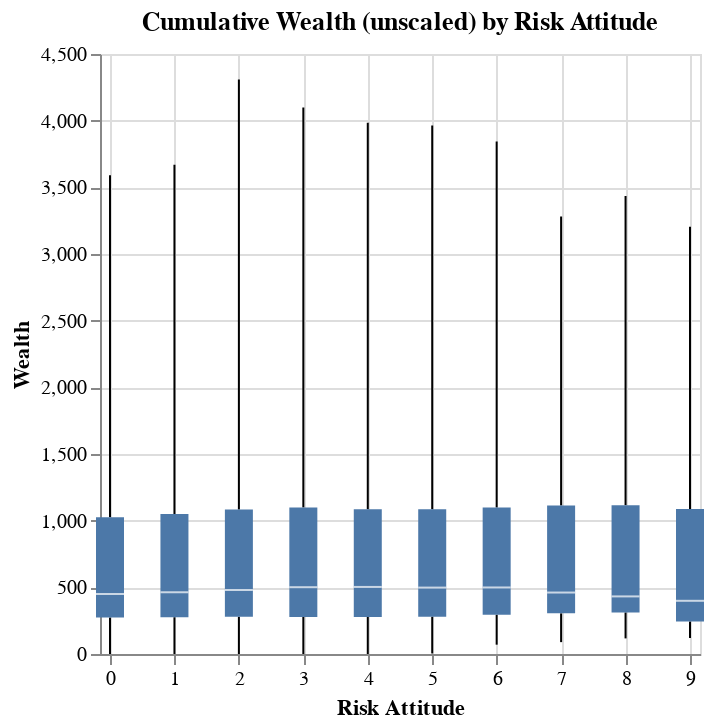

Notebook source saved alongside this figure:
### Markdown cell above
First plot unscaled wealth distribution by risk attitude.

### Code cell
# our data has a lot of rows; enable vegafusion so altair can calculate quartiles for us
alt.data_transformers.enable("vegafusion")

alt.Chart(agents_last_round_df).mark_boxplot(extent="min-max").encode(
   x=alt.X("risk_attitude", title="Risk Attitude").scale(domain=[0, 9]),
    y=alt.X("points", title="Wealth "),
).properties(title="Cumulative Wealth (unscaled) by Risk Attitude")

### Figure 1 — Vega specification as saved in the notebook (floating-point values rounded to 4 significant figures)
{"$schema": "https://vega.github.io/schema/vega/v5.json", "data": [{"name": "source_0"}, {"name": "data_0", "values": [{"lower_box_points": 278.0, "lower_whisker_points": 0, "mid_box_points": 503, "risk_attitude": 4, "upper_box_points": 1085.0, "upper_whisker_points": 3984}, {"lower_box_points": 294.0, "lower_whisker_points": 70, "mid_box_points": 499, "risk_attitude": 6, "upper_box_points": 1099.0, "upper_whisker_points": 3843}, {"lower_box_points": 279.0, "lower_whisker_points": 0, "mid_box_points": 480, "risk_attitude": 2, "upper_box_points": 1084.0, "upper_whisker_points": 4309}, {"lower_box_points": 280.0, "lower_whisker_points": 4, "mid_box_points": 498, "risk_attitude": 5, "upper_box_points": 1086.0, "upper_whisker_points": 3963}, {"lower_box_points": 305.0, "lower_whisker_points": 89, "mid_box_points": 461, "risk_attitude": 7, "upper_box_points": 1113.0, "upper_whisker_points": 3281}, {"lower_box_points": 278.0, "lower_whisker_points": 0, "mid_box_points": 501, "risk_attitude": 3, "upper_box_points": 1098.0, "upper_whisker_points": 4098}, {"lower_box_points": 312.0, "lower_whisker_points": 117, "mid_box_points": 432, "risk_attitude": 8, "upper_box_points": 1115.0, "upper_whisker_points": 3435}, {"lower_box_points": 276.0, "lower_whisker_points": 0, "mid_box_points": 463, "risk_attitude": 1, "upper_box_points": 1050.0, "upper_whisker_points": 3669}, {"lower_box_points": 243.0, "lower_whisker_points": 120, "mid_box_points": 399, "risk_attitude": 9, "upper_box_points": 1087.0, "upper_whisker_points": 3205}, {"lower_box_points": 274.0, "lower_whisker_points": 0, "mid_box_points": 450, "risk_attitude": 0, "upper_box_points": 1026.0, "upper_whisker_points": 3590}]}, {"name": "data_1", "values": [{"lower_box_points": 278.0, "lower_whisker_points": 0, "mid_box_points": 503, "risk_attitude": 4, "upper_box_points": 1085.0, "upper_whisker_points": 3984}, {"lower_box_points": 294.0, "lower_whisker_points": 70, "mid_box_points": 499, "risk_attitude": 6, "upper_box_points": 1099.0, "upper_whisker_points": 3843}, {"lower_box_points": 279.0, "lower_whisker_points": 0, "mid_box_points": 480, "risk_attitude": 2, "upper_box_points": 1084.0, "upper_whisker_points": 4309}, {"lower_box_points": 280.0, "lower_whisker_points": 4, "mid_box_points": 498, "risk_attitude": 5, "upper_box_points": 1086.0, "upper_whisker_points": 3963}, {"lower_box_points": 305.0, "lower_whisker_points": 89, "mid_box_points": 461, "risk_attitude": 7, "upper_box_points": 1113.0, "upper_whisker_points": 3281}, {"lower_box_points": 278.0, "lower_whisker_points": 0, "mid_box_points": 501, "risk_attitude": 3, "upper_box_points": 1098.0, "upper_whisker_points": 4098}, {"lower_box_points": 312.0, "lower_whisker_points": 117, "mid_box_points": 432, "risk_attitude": 8, "upper_box_points": 1115.0, "upper_whisker_points": 3435}, {"lower_box_points": 276.0, "lower_whisker_points": 0, "mid_box_points": 463, "risk_attitude": 1, "upper_box_points": 1050.0, "upper_whisker_points": 3669}, {"lower_box_points": 243.0, "lower_whisker_points": 120, "mid_box_points": 399, "risk_attitude": 9, "upper_box_points": 1087.0, "upper_whisker_points": 3205}, {"lower_box_points": 274.0, "lower_whisker_points": 0, "mid_box_points": 450, "risk_attitude": 0, "upper_box_points": 1026.0, "upper_whisker_points": 3590}]}, {"name": "data_2", "values": [{"lower_box_points": 278.0, "lower_whisker_points": 0, "mid_box_points": 503, "risk_attitude": 4, "upper_box_points": 1085.0, "upper_whisker_points": 3984}, {"lower_box_points": 294.0, "lower_whisker_points": 70, "mid_box_points": 499, "risk_attitude": 6, "upper_box_points": 1099.0, "upper_whisker_points": 3843}, {"lower_box_points": 279.0, "lower_whisker_points": 0, "mid_box_points": 480, "risk_attitude": 2, "upper_box_points": 1084.0, "upper_whisker_points": 4309}, {"lower_box_points": 280.0, "lower_whisker_points": 4, "mid_box_points": 498, "risk_attitude": 5, "upper_box_points": 1086.0, "upper_whisker_points": 3963}, {"lower_box_points": 305.0, "lower_whisker_points": 89, "mid_box_points": 461, "risk_attitude": 7, "upper_box_points": 1113.0, "upper_whisker_points": 3281}, {"lower_box_points": 278.0, "lower_whisker_points": 0, "mid_box_points": 501, "risk_attitude": 3, "upper_box_points": 1098.0, "upper_whisker_points": 4098}, {"lower_box_points": 312.0, "lower_whisker_points": 117, "mid_box_points": 432, "risk_attitude": 8, "upper_box_points": 1115.0, "upper_whisker_points": 3435}, {"lower_box_points": 276.0, "lower_whisker_points": 0, "mid_box_points": 463, "risk_attitude": 1, "upper_box_points": 1050.0, "upper_whisker_points": 3669}, {"lower_box_points": 243.0, "lower_whisker_points": 120, "mid_box_points": 399, "risk_attitude": 9, "upper_box_points": 1087.0, "upper_whisker_points": 3205}, {"lower_box_points": 274.0, "lower_whisker_points": 0, "mid_box_points": 450, "risk_attitude": 0, "upper_box_points": 1026.0, "upper_whisker_points": 3590}]}, {"name": "data_3", "values": [{"lower_box_points": 278.0, "lower_whisker_points": 0, "mid_box_points": 503, "risk_attitude": 4, "upper_box_points": 1085.0, "upper_whisker_points": 3984}, {"lower_box_points": 294.0, "lower_whisker_points": 70, "mid_box_points": 499, "risk_attitude": 6, "upper_box_points": 1099.0, "upper_whisker_points": 3843}, {"lower_box_points": 279.0, "lower_whisker_points": 0, "mid_box_points": 480, "risk_attitude": 2, "upper_box_points": 1084.0, "upper_whisker_points": 4309}, {"lower_box_points": 280.0, "lower_whisker_points": 4, "mid_box_points": 498, "risk_attitude": 5, "upper_box_points": 1086.0, "upper_whisker_points": 3963}, {"lower_box_points": 305.0, "lower_whisker_points": 89, "mid_box_points": 461, "risk_attitude": 7, "upper_box_points": 1113.0, "upper_whisker_points": 3281}, {"lower_box_points": 278.0, "lower_whisker_points": 0, "mid_box_points": 501, "risk_attitude": 3, "upper_box_points": 1098.0, "upper_whisker_points": 4098}, {"lower_box_points": 312.0, "lower_whisker_points": 117, "mid_box_points": 432, "risk_attitude": 8, "upper_box_points": 1115.0, "upper_whisker_points": 3435}, {"lower_box_points": 276.0, "lower_whisker_points": 0, "mid_box_points": 463, "risk_attitude": 1, "upper_box_points": 1050.0, "upper_whisker_points": 3669}, {"lower_box_points": 243.0, "lower_whisker_points": 120, "mid_box_points": 399, "risk_attitude": 9, "upper_box_points": 1087.0, "upper_whisker_points": 3205}, {"lower_box_points": 274.0, "lower_whisker_points": 0, "mid_box_points": 450, "risk_attitude": 0, "upper_box_points": 1026.0, "upper_whisker_points": 3590}]}], "marks": [{"type": "rule", "name": "layer_0_marks", "from": {"data": "data_0"}, "encode": {"update": {"stroke": {"value": "black"}, "tooltip": {"signal": "{\"Max of Wealth \": format(datum[\"upper_whisker_points\"], \"\"), \"Q3 of Wealth \": format(datum[\"upper_box_points\"], \"\"), \"Median of Wealth \": format(datum[\"mid_box_points\"], \"\"), \"Q1 of Wealth \": format(datum[\"lower_box_points\"], \"\"), \"Min of Wealth \": format(datum[\"lower_whisker_points\"], \"\"), \"Risk Attitude\": format(datum[\"risk_attitude\"], \"\")}"}, "y": {"field": "lower_whisker_points", "scale": "y"}, "x": {"field": "risk_attitude", "scale": "x"}, "y2": {"field": "lower_box_points", "scale": "y"}}}, "aria": false, "style": ["rule", "boxplot-rule"]}, {"type": "rule", "name": "layer_1_marks", "from": {"data": "data_1"}, "encode": {"update": {"stroke": {"value": "black"}, "x": {"field": "risk_attitude", "scale": "x"}, "y": {"field": "upper_box_points", "scale": "y"}, "tooltip": {"signal": "{\"Max of Wealth \": format(datum[\"upper_whisker_points\"], \"\"), \"Q3 of Wealth \": format(datum[\"upper_box_points\"], \"\"), \"Median of Wealth \": format(datum[\"mid_box_points\"], \"\"), \"Q1 of Wealth \": format(datum[\"lower_box_points\"], \"\"), \"Min of Wealth \": format(datum[\"lower_whisker_points\"], \"\"), \"Risk Attitude\": format(datum[\"risk_attitude\"], \"\")}"}, "y2": {"field": "upper_whisker_points", "scale": "y"}}}, "style": ["rule", "boxplot-rule"], "aria": false}, {"type": "rect", "name": "layer_2_marks", "from": {"data": "data_2"}, "encode": {"update": {"width": {"value": 14}, "xc": {"field": "risk_attitude", "scale": "x"}, "fill": {"value": "#4c78a8"}, "y2": {"field": "upper_box_points", "scale": "y"}, "tooltip": {"signal": "{\"Max of Wealth \": format(datum[\"upper_whisker_points\"], \"\"), \"Q3 of Wealth \": format(datum[\"upper_box_points\"], \"\"), \"Median of Wealth \": format(datum[\"mid_box_points\"], \"\"), \"Q1 of Wealth \": format(datum[\"lower_box_points\"], \"\"), \"Min of Wealth \": format(datum[\"lower_whisker_points\"], \"\"), \"Risk Attitude\": format(datum[\"risk_attitude\"], \"\")}"}, "y": {"field": "lower_box_points", "scale": "y"}}}, "style": ["bar", "boxplot-box"]}, {"type": "rect", "name": "layer_3_marks", "from": {"data": "data_3"}, "encode": {"update": {"tooltip": {"signal": "{\"Max of Wealth \": format(datum[\"upper_whisker_points\"], \"\"), \"Q3 of Wealth \": format(datum[\"upper_box_points\"], \"\"), \"Median of Wealth \": format(datum[\"mid_box_points\"], \"\"), \"Q1 of Wealth \": format(datum[\"lower_box_points\"], \"\"), \"Min of Wealth \": format(datum[\"lower_whisker_points\"], \"\"), \"Risk Attitude\": format(datum[\"risk_attitude\"], \"\")}"}, "xc": {"field": "risk_attitude", "scale": "x"}, "height": {"value": 1}, "fill": [{"value": "#4c78a8", "test": "datum['lower_box_points'] >= datum['upper_box_points']"}, {"value": "white"}], "opacity": {"value": 0.7}, "yc": {"field": "mid_box_points", "scale": "y"}, "width": {"value": 14}}}, "aria": false, "style": ["tick", "boxplot-median"]}], "scales": [{"name": "x", "type": "linear", "domain": [0, 9], "range": [0, {"signal": "width"}], "zero": true, "padding": 5}, {"name": "y", "type": "linear", "domain": {"fields": [{"data": "data_0", "field": "lower_whisker_points"}, {"data": "data_0", "field": "lower_box_points"}, {"data": "data_1", "field": "upper_box_points"}, {"data": "data_1", "field": "upper_whisker_points"}, {"data": "data_2", "field": "lower_box_points"}, {"data": "data_2", "field": "upper_box_points"}, {"data": "data_3", "field": "mid_box_points"}]}, "range": [{"signal": "height"}, 0], "nice": true, "zero": true}], "axes": [{"scale": "x", "tickCount": {"signal": "ceil(width/40)"}, "zindex": 0, "maxExtent": 0, "labels": false, "aria": false, "orient": "bottom", "minExtent": 0, "ticks": false, "gridScale": "y", "grid": true, "domain": false}, {"scale": "y", "tickCount": {"signal": "ceil(height/40)"}, "maxExtent": 0, "minExtent": 0, "ticks": false, "zindex": 0, "labels": false, "aria": false, "gridScale": "x", "grid": true, "domain": false, "orient": "left"}, {"scale": "x", "grid": false, "zindex": 0, "labelOverlap": true, "tickCount": {"signal": "ceil(width/40)"}, "orient": "bottom", "title": "Risk Attitude", "labelFlush": true}, {"scale": "y", "labelOverlap": true, "orient": "left", "zindex": 0, "tickCount": {"signal": "ceil(height/40)"}, "title": "Wealth ", "grid": false}], "title": {"text": "Cumulative Wealth (unscaled) by Risk Attitude", "frame": "group"}, "background": "white", "height": 300, "width": 300, "style": "cell", "padding": 5}
